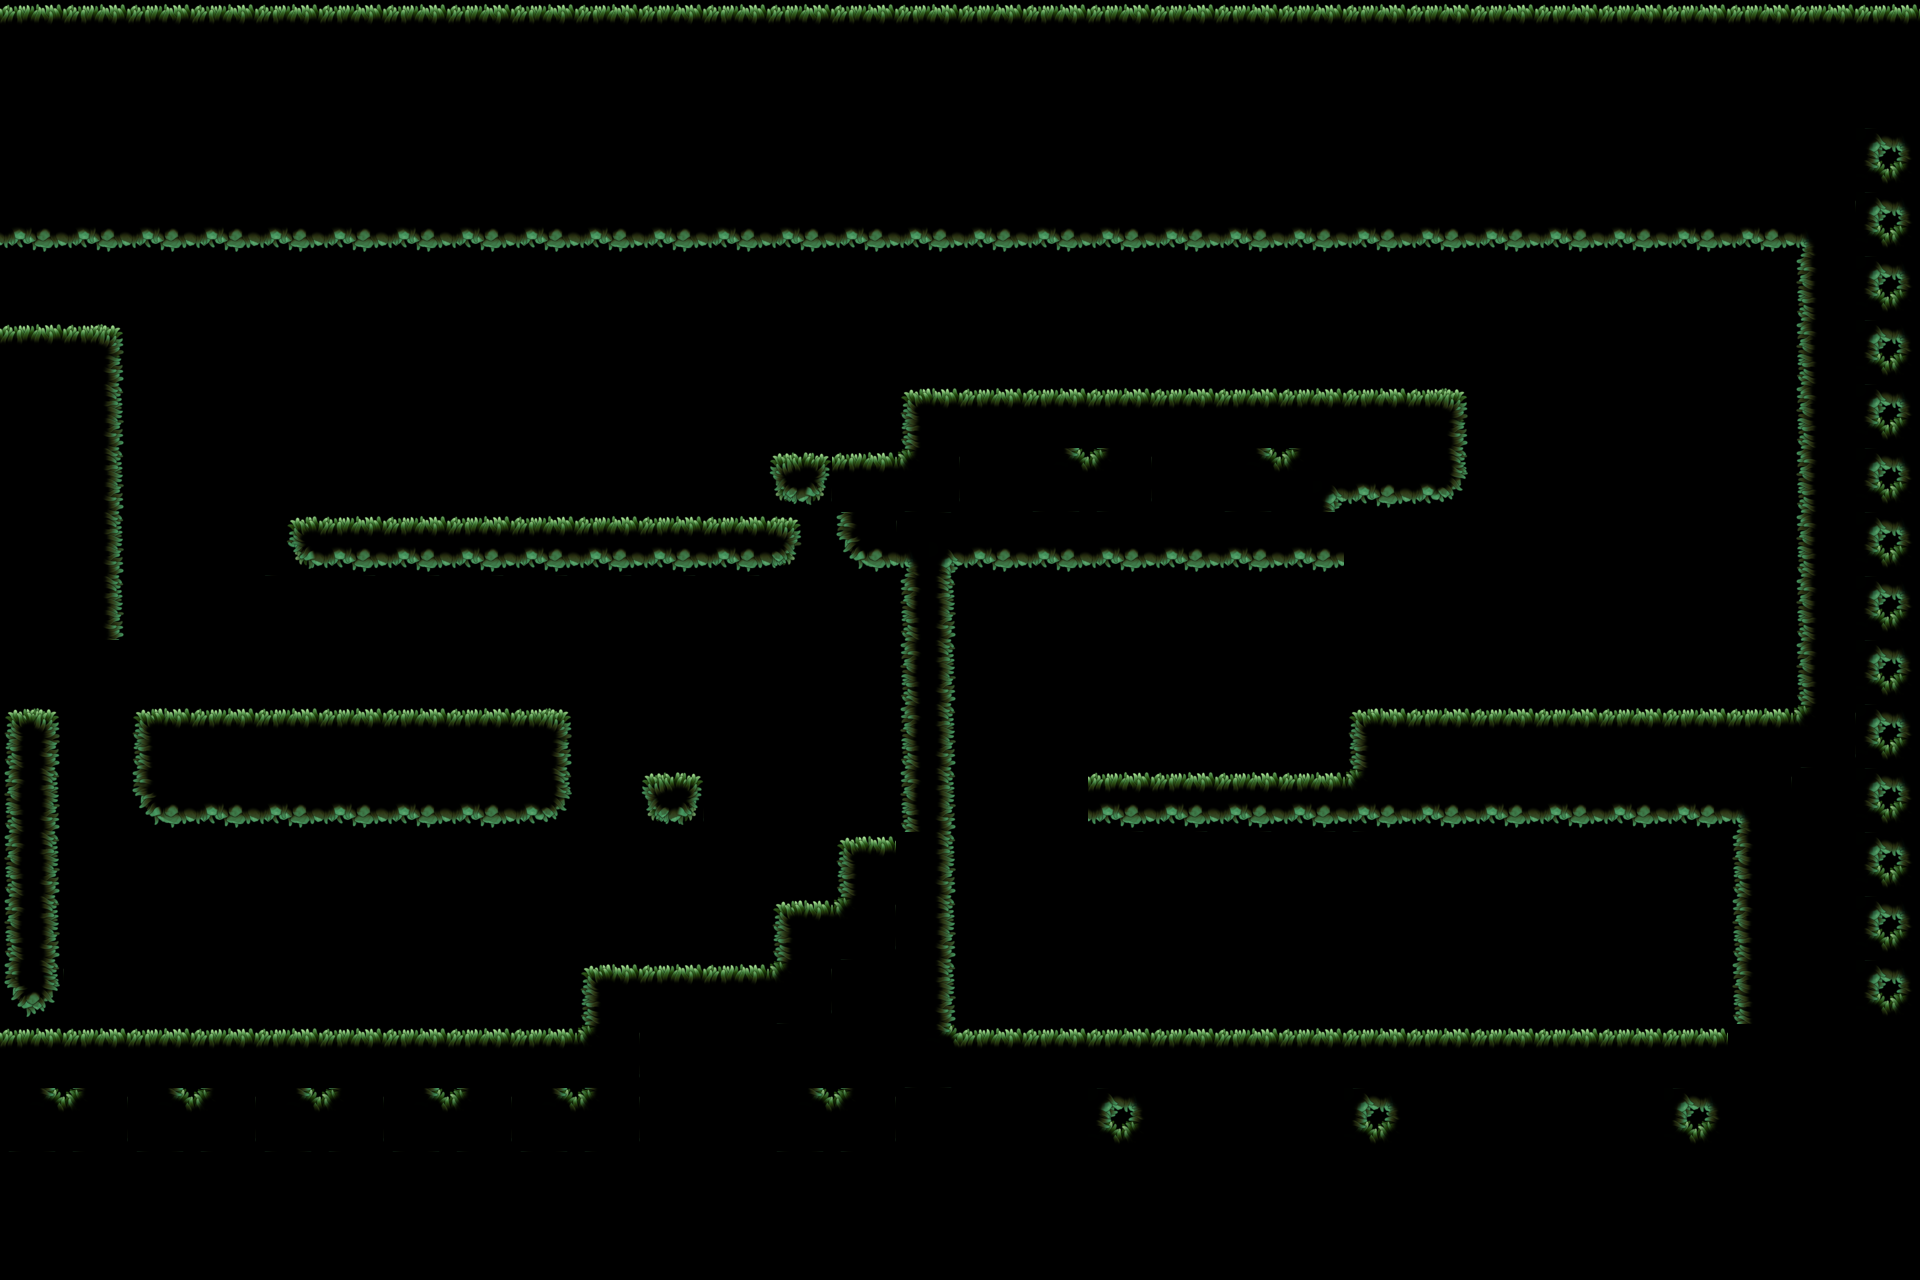

The image is a tile-based game level rendered from a .tmx file. Its description and source (layers, tilesets, objects; grid data summarised) follow:
An orthogonal 30x20 tile map with 64x64 px tiles, 1 tile layer (Ground), 2 tilesets and 365 objects (spawn).

<map version="1.10" tiledversion="1.11.2" orientation="orthogonal" renderorder="right-down" width="30" height="20" tilewidth="64" tileheight="64" infinite="0" nextlayerid="10" nextobjectid="830">
 <tileset firstgid="1" source="../Tilesets/mossy tileset resized.tsx" />
 <tileset firstgid="50" source="../Tilesets/vines and decorations.tsx" />
 <layer id="1" name="Ground" width="30" height="20">
  <data>[600 cells, 367 non-empty, 23 distinct tile ids]</data>
 </layer>
 <objectgroup id="4" name="deco-top" visible="0">
  <object id="672" gid="52" x="385" y="328" width="45" height="102" />
  <object id="673" gid="52" x="745" y="324" width="45" height="108" />
  <object id="674" gid="53" x="1005" y="314" width="40" height="84" />
  <object id="675" gid="53" x="1075" y="316" width="42" height="82" />
  <object id="677" gid="53" x="1271" y="324" width="42" height="82" />
  <object id="678" gid="53" x="1347" y="324" width="42" height="82" />
  <object id="676" gid="57" x="1643" y="422" width="65" height="201" />
  <object id="689" x="814" y="-488" />
  <object id="690" x="814" y="-488" />
 </objectgroup>
 <objectgroup id="6" name="player">
  <object id="691" name="spawn" x="126" y="908" />
 </objectgroup>
 <objectgroup id="2" name="decorations" visible="0" locked="1">
  <object id="443" gid="57" x="966.487" y="793.917" width="61.5317" height="254.044" />
  <object id="444" gid="57" x="1027.22" y="689.201" width="59.4373" height="151.421" />
  <object id="445" gid="58" x="1098.43" y="691.296" width="48.9656" height="149.326" />
  <object id="446" gid="60" x="1757.89" y="330.944" width="66.2229" height="44.4837" />
  <object id="447" gid="59" x="1762.09" y="297.434" width="66.2229" height="42.3893" />
  <object id="448" gid="56" x="1755.81" y="316.283" width="66.2229" height="44.4837" />
  <object id="449" gid="51" x="1781.35" y="731.213" width="21.2784" height="493.049" />
  <object id="450" gid="52" x="147.936" y="914.551" width="39.9181" height="158.248" />
  <object id="451" gid="52" x="487.219" y="931.307" width="39.9181" height="158.248" />
  <object id="452" gid="52" x="191.917" y="916.646" width="39.9181" height="158.248" />
  <object id="453" gid="52" x="443.237" y="920.834" width="39.9181" height="158.248" />
  <object id="454" gid="79" x="139.936" y="1037.32" width="18.2207" height="16.2102" />
  <object id="455" gid="79" x="173.445" y="1037.32" width="18.2207" height="16.2102" />
  <object id="456" gid="79" x="217.51" y="1050.06" width="18.2207" height="20.0638" />
  <object id="457" gid="79" x="246.999" y="1049.22" width="18.2207" height="25.4252" />
  <object id="458" gid="79" x="301.703" y="1052.48" width="18.2207" height="20.2313" />
  <object id="459" gid="79" x="359.004" y="1048.71" width="18.2207" height="20.5664" />
  <object id="460" gid="79" x="412.032" y="1046.29" width="18.2207" height="23.0796" />
  <object id="461" gid="79" x="462.296" y="1050.31" width="18.2207" height="20.5664" />
  <object id="462" gid="79" x="513.399" y="1045.28" width="18.2207" height="18.7234" />
  <object id="463" gid="79" x="98.0491" y="1035.23" width="18.2207" height="16.2102" />
  <object id="464" gid="79" x="35.219" y="1033.13" width="18.2207" height="16.2102" />
  <object id="465" gid="78" x="567.264" y="1031.58" width="22.7863" height="41.8867" />
  <object id="466" gid="77" x="600.187" y="985.759" width="17.5506" height="25.0064" />
  <object id="467" gid="77" x="701.553" y="985.926" width="16.7128" height="15.9589" />
  <object id="468" gid="77" x="798.145" y="921.672" width="14.1996" height="25.0064" />
  <object id="469" gid="84" x="654.766" y="785.624" width="6.28301" height="28.1479" />
  <object id="470" gid="83" x="677.804" y="785.749" width="6.28301" height="28.2736" />
  <object id="471" gid="85" x="900.935" y="587.725" width="9.17893" height="18.7569" />
  <object id="472" gid="85" x="900.935" y="614.33" width="9.17893" height="18.7569" />
  <object id="473" gid="85" x="900.935" y="643.153" width="9.17893" height="18.7569" />
  <object id="474" gid="85" x="900.935" y="656.456" width="9.17893" height="18.7569" />
  <object id="475" gid="85" x="900.935" y="671.975" width="9.17893" height="18.7569" />
  <object id="476" gid="85" x="900.935" y="696.365" width="9.17893" height="18.7569" />
  <object id="477" gid="85" x="900.935" y="722.97" width="9.17893" height="18.7569" />
  <object id="478" gid="85" x="900.935" y="736.273" width="9.17893" height="18.7569" />
  <object id="479" gid="85" x="900.935" y="754.01" width="9.17893" height="18.7569" />
  <object id="480" gid="85" x="900.935" y="771.747" width="9.17893" height="18.7569" />
  <object id="481" gid="85" x="905.368" y="802.786" width="9.17893" height="18.7569" />
  <object id="482" gid="85" x="905.368" y="805.003" width="9.17893" height="18.7569" />
  <object id="483" gid="85" x="905.368" y="840.478" width="9.17893" height="18.7569" />
  <object id="484" gid="85" x="905.368" y="844.911" width="9.17893" height="18.7569" />
  <object id="485" gid="81" x="630.891" y="986.303" width="18.849" height="22.3675" />
  <object id="486" gid="2147483729" x="669.092" y="985.215" width="15.163" height="21.8649" />
  <object id="487" gid="81" x="727.901" y="983.036" width="18.849" height="14.3253" />
  <object id="488" gid="81" x="781.096" y="949.61" width="18.849" height="14.3253" rotation="-90" />
  <object id="489" gid="81" x="814.271" y="919.872" width="18.849" height="14.3253" />
  <object id="490" gid="81" x="776.908" y="919.787" width="18.849" height="14.3253" />
  <object id="491" gid="81" x="868.22" y="857.627" width="18.849" height="14.3253" />
  <object id="492" gid="81" x="839.99" y="856.873" width="18.849" height="14.3253" />
  <object id="493" gid="79" x="167.162" y="721.077" width="18.2207" height="16.2102" />
  <object id="494" gid="79" x="204.86" y="721.077" width="18.2207" height="16.2102" />
  <object id="495" gid="79" x="265.597" y="725.265" width="18.2207" height="16.2102" />
  <object id="496" gid="79" x="288.634" y="725.265" width="18.2207" height="16.2102" />
  <object id="497" gid="79" x="326.332" y="725.265" width="18.2207" height="16.2102" />
  <object id="498" gid="79" x="378.691" y="725.265" width="18.2207" height="16.2102" />
  <object id="499" gid="79" x="420.577" y="727.36" width="18.2207" height="16.2102" />
  <object id="500" gid="79" x="477.124" y="731.548" width="18.2207" height="16.2102" />
  <object id="501" gid="79" x="514.822" y="731.548" width="18.2207" height="16.2102" />
  <object id="502" gid="79" x="535.766" y="731.548" width="18.2207" height="16.2102" />
  <object id="503" gid="79" x="534.425" y="724.093" width="18.2207" height="16.2102" />
  <object id="504" gid="79" x="496.56" y="728.365" width="18.2207" height="16.2102" />
  <object id="505" gid="79" x="460.704" y="728.365" width="18.2207" height="16.2102" />
  <object id="506" gid="79" x="435.238" y="727.36" width="18.2207" height="16.2102" />
  <object id="507" gid="79" x="391.257" y="727.36" width="18.2207" height="16.2102" />
  <object id="508" gid="79" x="347.276" y="727.36" width="18.2207" height="16.2102" />
  <object id="509" gid="79" x="137.842" y="714.794" width="18.2207" height="16.2102" />
  <object id="510" gid="79" x="297.012" y="532.587" width="18.2207" height="16.2102" />
  <object id="511" gid="79" x="324.908" y="535.016" width="18.2207" height="16.2102" />
  <object id="512" gid="79" x="372.659" y="533.005" width="18.2207" height="16.2102" />
  </objectgroup>
 <objectgroup id="5" name="platforms" visible="0" locked="1">
  <!-- 135 objects omitted --></objectgroup>
 <objectgroup id="7" name="Survivor">
  <!-- 4 objects omitted --></objectgroup>
 <objectgroup id="8" name="node">
  <!-- 3 objects omitted --></objectgroup>
 <objectgroup id="9" name="exit">
  <!-- 2 objects omitted --></objectgroup>
</map>
<!-- 285 of 365 objects omitted -->